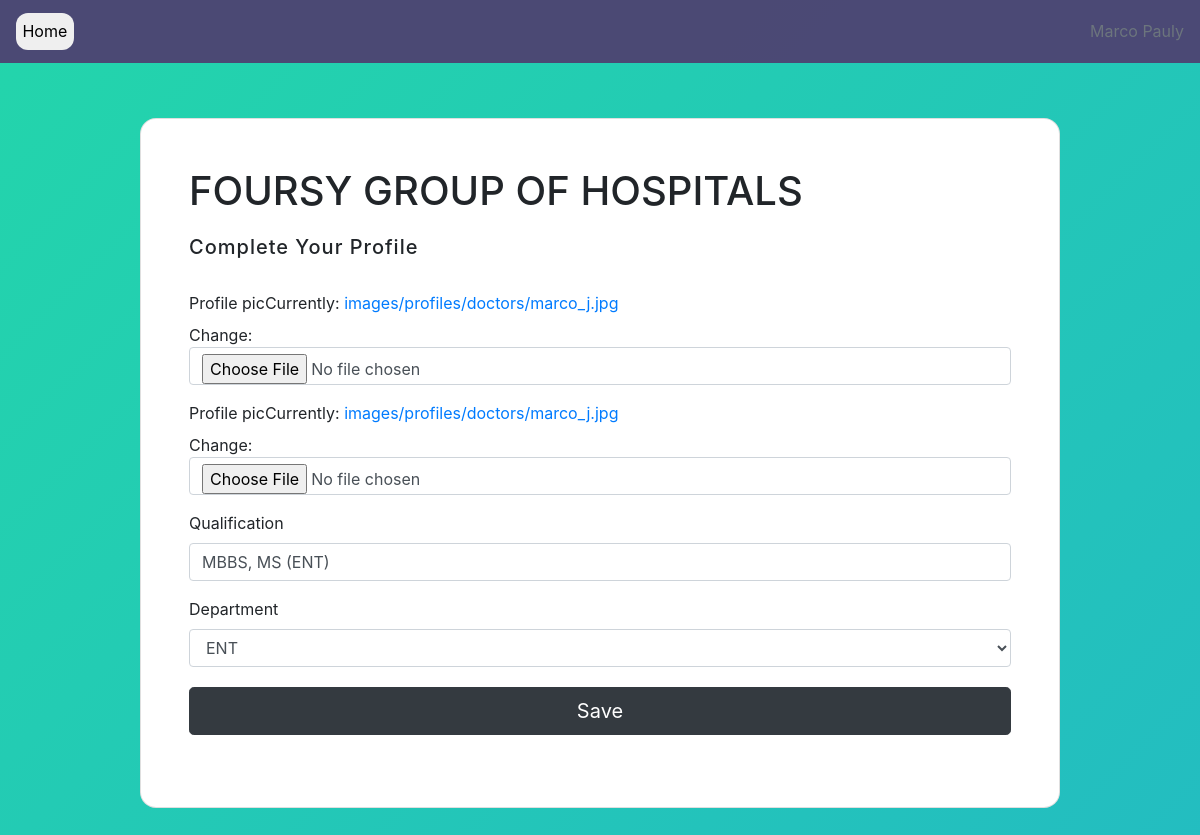
Page /profile/doctor/ (signed in) on the committed database.
### accounts/models.py (models this page shows, shortened)
class User(AbstractUser):
    DOCTOR = 'D'
    PATIENT = 'P'
    USER_TYPES = [
        (DOCTOR, 'Doctor'),
        (PATIENT, 'Patient'),
    ]
    MALE = 'M'
    FEMALE = 'F'
    OTHER = 'O'
    PREFER_NOT_TO_SAY = 'N'
    GENDER = [
        (MALE, 'Male'),
        (FEMALE, 'Female'),
        (OTHER, 'Other'),
        (PREFER_NOT_TO_SAY, 'Prefer not to say')
    ]
    user_type = models.CharField(choices=USER_TYPES, max_length=1, default=PATIENT)
    gender = models.CharField(choices=GENDER,  max_length=1, default=PREFER_NOT_TO_SAY)
    phone = PhoneNumberField(null=True, blank=True)
    def is_patient(self):
        if self.user_type == 'P':
            return True
        return False

### profiles/models.py (models this page shows, shortened)
class DoctorProfile(models.Model):
    user = models.OneToOneField(
        User, on_delete=models.CASCADE,
        primary_key=True, limit_choices_to={'user_type': 'D'},
        related_name='docprofile', #* related_name is used to give alternate name to the reverse relationship
        )
    profile_pic = models.ImageField(upload_to='images/profiles/doctors') #TODO Change directory to /images/doctor/username
    qualification = models.CharField(max_length=100, blank=True, null=True)
    department = models.ForeignKey(Department, on_delete=models.CASCADE)

### profiles/views.py (the view)
# urls.py: path('profile/doctor/', views.doctor_profile, name='doctor-profile'),
@login_required(login_url='accounts:login')
def doctor_profile(request):
    user = request.user
    if user.is_patient():
        return redirect('profiles:profile')
    if DoctorProfile.objects.filter(user=user).exists():
        profile = DoctorProfile.objects.get(user=user)
    else:
        profile = DoctorProfile.objects.create(user=user)
    if request.method == 'POST':
        form = DoctorProfileUpdateForm(request.POST, instance=profile, files=request.FILES) #* files is used to upload files
        if form.is_valid():
            form.save()
            messages.add_message(request, messages.INFO, 'Profile updated successfully')
            return redirect('accounts:home')
    else:
        form = DoctorProfileUpdateForm(instance=profile)
    return render(request, 'profile.html', {'form': form})

### profiles/forms.py
class DoctorProfileUpdateForm(forms.ModelForm):
    class Meta:
        model = DoctorProfile
        fields = ('profile_pic', 'qualification', 'department')

### PMS/context_processors.py (called while the page is built)
def get_departments(request):
    departments = Department.objects.all()
    return {'departments': departments}

def get_time_slots(request):
    time_slot = Appointment.TIME_SLOT
    return {"time_slot": time_slot}

### hospital/models.py (called while the page is built)
    def __str__(self) -> str:
        return self.name

### profiles/templates/profile.html (shortened to what this page needs)
{% load static %}
{% load bootstrap4 %}
{% bootstrap_css %}
<!DOCTYPE html>
<html>
    <head>
    </head>
    <body>
        {% include 'navbar-simple.html' %}
        <section >
            <div class="row">
                <div class="col-md-12" >
                  <section class="vh-100" >
                    <div class="container py-5 h-100">
                      <div class="row d-flex justify-content-center align-items-center h-100">
                        <div class="col col-xl-10">
                          <div class="card" style="border-radius: 1rem;">
                            <div class="row g-0">
                              <div class="col-12 align-items-center" >
                                <div class="card-body p-4 p-lg-5 text-black">
                                  <form method="post" action="{% url 'profiles:profile' %}" enctype="multipart/form-data">
                                    <div class="d-flex align-items-center mb-3 pb-1">
                                        <span class="h1 fw-bold mb-0">FOURSY GROUP OF HOSPITALS</span>
                                    </div>
                                      <h5 class="fw-normal mb-3 pb-3" style="letter-spacing: 1px;">Complete Your Profile</h5>
                                      <div class="border-0">
                                        {% bootstrap_field form.profile_pic layout='horizontal' %}
                                      </div>
                                      {% bootstrap_form form exclude='profile_pic' %}
                                    <div class="pt-1 mb-4">
                                      <button class="btn btn-dark btn-lg btn-block" type="submit">Save</button>
                                    </div>
                                  </form>
                                </div>
                              </div>
                            </div>
                          </div>
                        </div>
                      </div>
                    </div>
                  </section>
                </div>
             </div>
    </body>
</html>

### templates/navbar-simple.html (shortened to what this page needs)
<nav class="navbar navbar-expand-lg bg-dark">
    <a class="navbar-brand" href="{% url 'accounts:home'%}">
      <button class="button">Home</button>
    </a>
        <ul class="navbar-nav ml-auto">
            <li class="nav-item">
                <p class="text-secondary mb-0">{{user.get_full_name}}</p>
            </li>
        </ul>
</nav>

### templates/navbar-simple.html (style rules this page uses)
.bg-dark { background-color: #4c4774fa !important; }
.button { border-radius: 12px; border: 2px; font-size: 1rem; padding: 0.4rem; }

### profiles/templates/profile.html (style rules this page uses)
body { background: linear-gradient(-45deg, #ee7752, #e73c7e, #23a6d5, #23d5ab); background-size: 500% 500%; animation: gradient 15s ease infinite; height: 150%; }
.button { border-radius: 12px; border: 2px; font-size: 1rem; padding: 0.4rem; }

### rows in the picture
User: get_full_name "Marco Pauly"
DoctorProfile: qualification "MBBS, MS (ENT)", department "ENT"
